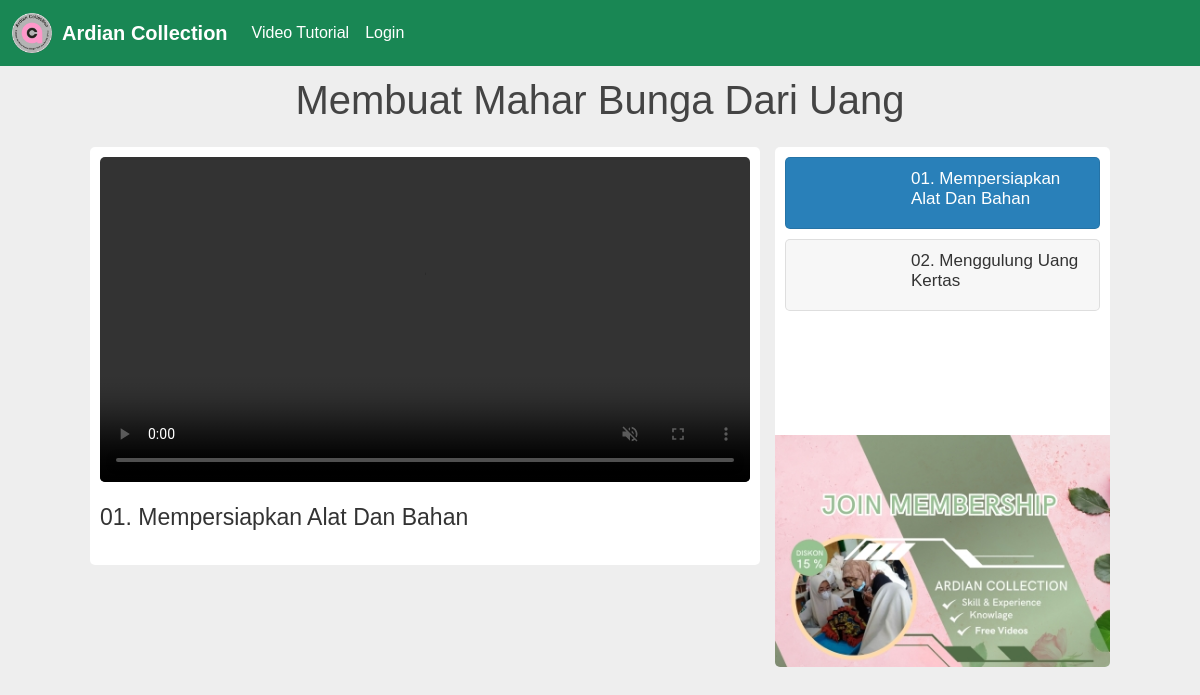
The page /video1_free.php on the database its author committed.
### tables this page shows
CREATE TABLE `video1` (
  `video1_id` int(5) NOT NULL,
  `video1_name` varchar(50) NOT NULL,
  `video1_play` longblob NOT NULL
);

### video1_free.php (the view, shortened to what this page needs)
<?php
include 'connection.php';
$sql = "SELECT video1_name, video1_play FROM video1 LIMIT 2";
$result = mysqli_query($connMysqli, $sql);
$videoData = array();
if ($result && mysqli_num_rows($result) > 0) {
    while ($row = mysqli_fetch_assoc($result)) {
        $videoData[] = array(
            'src' => $row['video1_play'],
            'title' => $row['video1_name']
        );
    }
}
?>
<!DOCTYPE html>
<html lang="en">
<head>
    <link href="https://cdn.jsdelivr.net/npm/bootstrap@5.2.3/dist/css/bootstrap.min.css" rel="stylesheet">
    <link rel="stylesheet" href="video1_free.css">
</head>
<body>
    <nav class="navbar navbar-expand-lg bg-success navbar-custom">
        <div class="container-fluid">
            <img src="assets/logo.png" width="40px" height="40px" class="logo">
            <a class="navbar-brand">Ardian Collection</a>
            <div class="collapse navbar-collapse" id="navbarSupportedContent">
                <ul class="navbar-nav ml-auto">
                    <li class="nav-item">
                        <a class="nav-link" href="video.php">Video Tutorial</a>
                    </li>
                    <?php if (empty($session_login)): ?>
                        <li class="nav-item">
                            <a class="nav-link" href="login.php">Login</a>
                        </li>
                    <?php endif ?>
                </ul>
            </div>
        </div>
    </nav>
    <h3 class="heading">Membuat Mahar Bunga Dari Uang</h3>
    <div class="container">
        <div class="main-video">
            <div class="video">
                <?php if (!empty($videoData)): ?>
                    <video id="mainVideo" src="<?php echo $videoData[0]['src']; ?>" controls muted autoplay></video>
                <?php endif; ?>
                <h3 class="title"><?php echo (!empty($videoData)) ? $videoData[0]['title'] : 'Video khusus member'; ?></h3>
            </div>
        </div>
        <div class="video-button">
            <div class="video-list">
                <?php if (!empty($videoData)): ?>
                    <?php foreach ($videoData as $key => $video): ?>
                        <div class="vid <?php echo ($key === 0) ? 'active' : ''; ?>">
                            <video src="<?php echo $video['src']; ?>" muted></video>
                            <h3 class="title"><?php echo $video['title']; ?></h3>
                        </div>
                    <?php endforeach; ?>
                <?php endif; ?>
            </div>
            <div class="d-grid gap-2">
                <?php if (empty($session_login)): ?>
                    <a href="login.php" class="d-grid">
                        <img src="assets/membership.jpg">
                    </a>
                <?php else: ?>
                    <a href="membership.php" class="d-grid">
                        <img src="assets/membership.jpg">
                    </a>
                <?php endif ?>
            </div>
        </div>
    </div>
</body>
</html>

### video1_free.css (style rules this page uses)
body { background-image: url("assets/4.jpg"); background-position: center -200px; background-repeat: no-repeat; }
.logo { margin-right: 10px; margin-top: 5px; margin-bottom: 5px; }
.navbar-brand { font-weight: bold; }
.navbar-custom a { color: #fff !important; }
* { box-sizing: border-box; }
body { font-family: Verdana, sans-serif; }
img { vertical-align: middle; }
.active { background-color: #717171; }
* { margin: 0; padding: 0; box-sizing: border-box; text-transform: capitalize; font-family: Verdana, Geneva, Tahoma, sans-serif; font-weight: normal; }
body { background: #eee; }
.heading { color: #444; font-size: 40px; text-align: center; padding: 10px; }
.container { display: grid; grid-template-columns: 2fr 1fr; gap: 15px; align-items: flex-start; padding: 5px 5%; }
.container .main-video { background: #fff; border-radius: 5px; padding: 10px; }
.container .main-video video { width: 100%; border-radius: 5px; }
.container .main-video .title { color: #333; font-size: 23px; padding-top: 15px; padding-bottom: 15px; }
.container .video-button { background: #fff; border-radius: 5px; height: 520px; overflow-y: scroll; }
.container .video-list .vid video { width: 100px; border-radius: 5px; }
.container .video-button .vid { display: flex; align-items: center; gap: 15px; background: #f7f7f7; border-radius: 5px; margin: 10px; padding: 10px; border: 1px solid rgba(0, 0, 0, 0.1); cursor: pointer; }
.container .video-list .vid.active { background: #2980b9; }
.container .video-list .vid.active .title { color: #fff; }
.container .video-list .vid .title { color: #333; font-size: 17px; }
.d-grid { display: flex; justify-content: center; align-items: center; height: 100%; }
.d-grid img { max-width: 100%; max-height: 100%; }

### rows shown on the page
video1: video1_name "01. Mempersiapkan Alat Dan Bahan"
video1: video1_name "02. Menggulung Uang Kertas"
